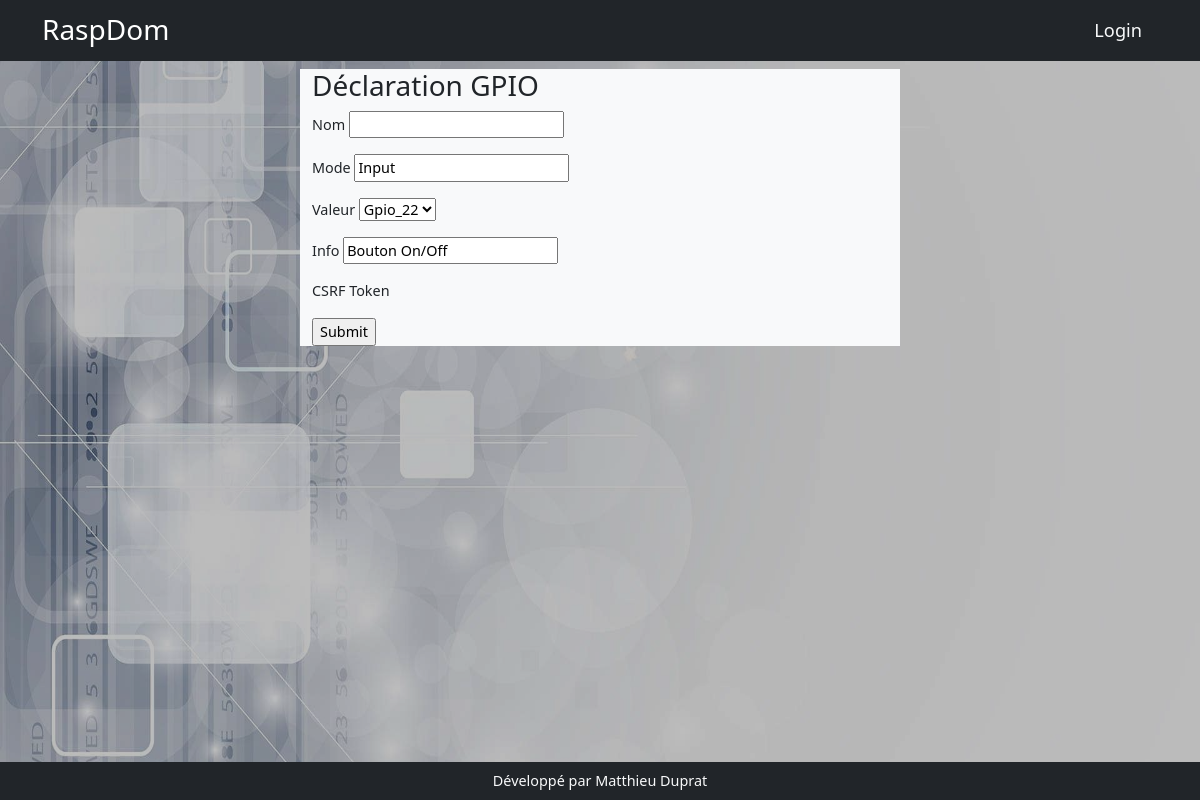
Page /gpio/3 on the earlier database version.
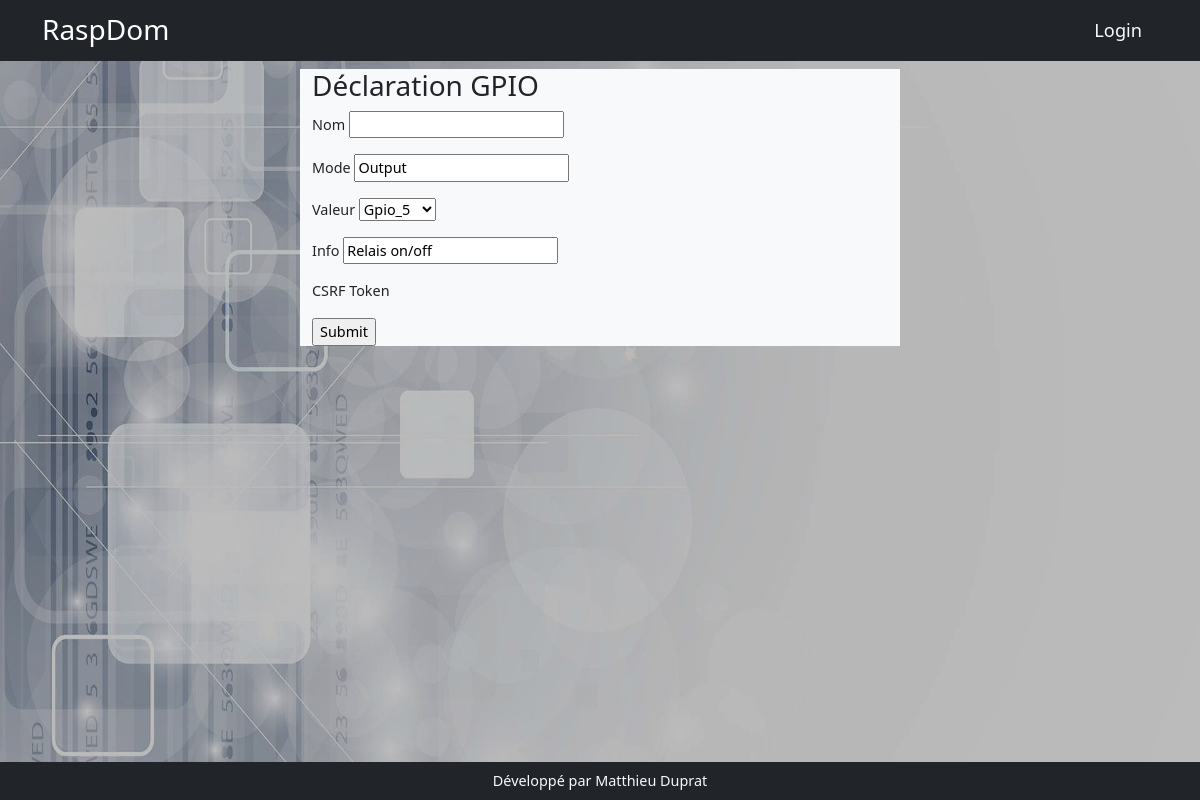
Same page on the later database version.
### models.py (models this page shows)
class Gpio(db.Model):
    id = db.Column(db.Integer, primary_key=True)
    nom = db.Column(db.String(200))
    mode = db.Column(db.String(10))
    valeur = db.Column(db.String(10))
    info = db.Column(db.String(200))
    appareil_id = db.Column(db.Integer, db.ForeignKey('appareil.id'), nullable=True, default='')
    def get_free_gpio(self):
        try:
            gpio = self.valeur.split('_')[1]
        except:
            gpio = None
        gpio_used = [(int(data.valeur.split('_')[1])) for data in Gpio.query.all()]
        try:
            gpio_used.remove(int(gpio))
        except:
            pass
        tab = []
        dati = list()
        dati.append('')
        dati.append('Select')
        tab.append(dati)
        for i in range(0, 27):
            if i not in gpio_used:
                data = list()
                data.append('Gpio_'+str(i))
                data.append('Gpio_'+str(i))
                tab.append(data)
        return tab

### app.py (the view)
@app.route('/gpio/<int:gpio_id>', methods=['POST', 'GET'])
def edit_gpio(gpio_id):
    gpio = Gpio.query.get(gpio_id)
    gpioform = GpioForm(obj=gpio, data=request.form)
    if gpioform.validate_on_submit():
        gpioform.populate_obj(gpio)
        return redirect(url_for('gpios'))
    gpioform.valeur.choices = gpio.get_free_gpio()
    return render_template('gpio/gpio.html', gpioform=gpioform)

### forms.py
class GpioForm(FlaskForm):
    nom = StringField()
    mode = StringField(render_kw={'readonly': True})
    valeur = SelectField(choices=[], validate_choice=False,render_kw={'data-select':'gpio'})
    info = StringField(render_kw={'readonly': True})
    def __init__(self, *args, **kwargs):
        super(GpioForm, self).__init__(*args, **kwargs)
        gpio = Gpio()
        self.valeur.choices = gpio.get_free_gpio()

### templates/gpio/gpio.html
{% extends 'base.html'%}
{% block content %}
<div class="row">
    <div class="col-md-6 mx-auto  bg-light">
        <h3>Déclaration GPIO</h3>
            <form action="" method="post">
                {% for field in gpioform %}
                <p>{{field.label}} {{field}} <ul>{% for error in field.errors %} <li>{{error}} {% endfor %}</li></ul></p>
                {% endfor %}
                <input type="submit">
            </form>
    </div>
</div>
{% endblock %}

Differences in the rows shown:
changed Gpio: mode "Input" → "Output"; valeur "Gpio_22" → "Gpio_5"; info "Bouton On/Off" → "Relais on/off"
